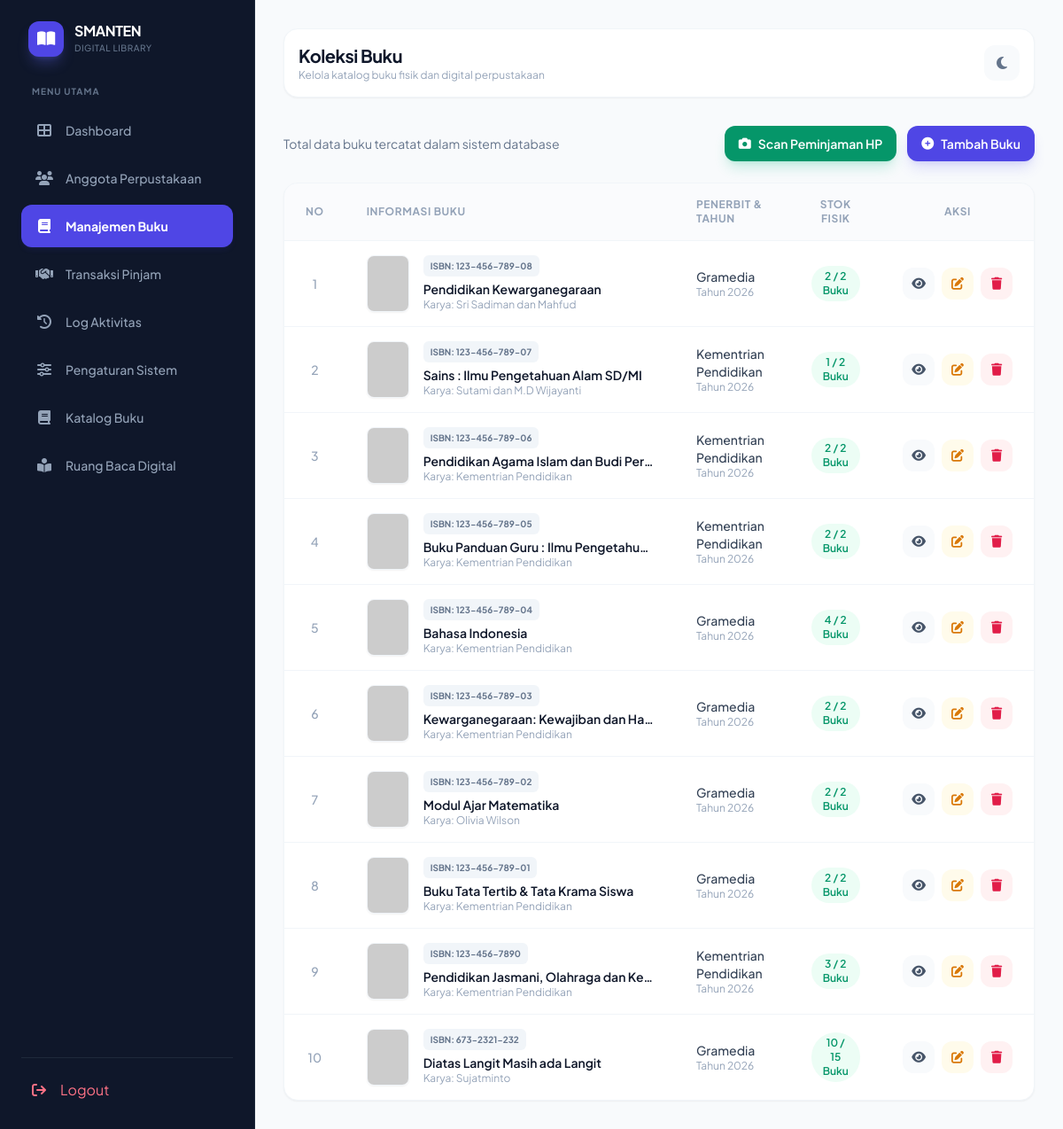
/buku.php (signed in), run on the app's committed database.
### tables this page shows
CREATE TABLE `buku` (
  `id_buku` int(11) NOT NULL,
  `sampul` varchar(255) DEFAULT 'default.jpg',
  `isbn` varchar(20) NOT NULL,
  `judul` varchar(200) NOT NULL,
  `pengarang` varchar(100) NOT NULL,
  `penerbit` varchar(100) NOT NULL,
  `tahun_terbit` year(4) NOT NULL,
  `kategori` varchar(100) NOT NULL,
  `jumlah_total` int(11) NOT NULL,
  `jumlah_tersedia` int(11) NOT NULL,
  `created_at` timestamp NOT NULL DEFAULT current_timestamp() ON UPDATE current_timestamp(),
  `file_pdf` varchar(255) DEFAULT NULL,
  `jumlah_halaman` varchar(255) NOT NULL,
  `deskripsi_buku` varchar(1000) NOT NULL
);

### buku.php (the view, shortened to what this page needs)
<?php
include 'koneksi.php';
$user = $_SESSION['user'];
$role = $user['role'] ?? 'anggota';
?>
<!DOCTYPE html>
<html lang="id">
<head>
    <script src="https://cdn.tailwindcss.com"></script>
    <link rel="stylesheet" href="https://cdnjs.cloudflare.com/ajax/libs/font-awesome/6.5.0/css/all.min.css">
</head>
<body class="bg-slate-50 dark:bg-darkBlue text-slate-800 dark:text-slate-100 min-h-screen transition-colors duration-300">
    <div class="flex min-h-screen relative overflow-x-hidden">
        <aside id="sidebar" class="fixed md:sticky top-0 left-0 z-40 w-72 h-screen bg-slate-900 dark:bg-white border-r border-slate-800 dark:border-slate-200 p-6 flex flex-col justify-between transition-transform duration-300 sidebar-hidden md:transform-none text-slate-300 dark:text-slate-600 transition-colors duration-300">
            <div>
                <div class="flex items-center gap-3 mb-8 px-2">
                    <div class="w-10 h-10 rounded-xl bg-brand flex items-center justify-center text-white shadow-lg shadow-indigo-500/30">
                        <i class="fa fa-book-open text-lg"></i>
                    </div>
                    <div>
                        <h1 class="font-bold text-base tracking-tight leading-none mb-1 text-white dark:text-slate-900">SMANTEN</h1>
                        <p class="text-[10px] text-slate-500 dark:text-slate-400 font-medium uppercase tracking-wider">Digital Library</p>
                    </div>
                </div>
                <nav class="space-y-1.5">
                    <p class="px-3 text-[10px] font-bold text-slate-500 dark:text-slate-400 uppercase tracking-widest mb-3">Menu Utama</p>
                    <a href="dashboard.php" class="flex items-center gap-3.5 px-4 py-3 rounded-xl text-sm font-medium text-slate-400 dark:text-slate-500 hover:bg-slate-800/60 dark:hover:bg-slate-100 hover:text-white dark:hover:text-brand transition-all">
                        <i class="fa fa-th-large text-base w-5 text-center"></i> Dashboard
                    </a>
                    <?php if ($role == 'admin' || $role == 'pustakawan'): ?>
                        <a href="anggota.php" class="flex items-center gap-3.5 px-4 py-3 rounded-xl text-sm font-medium text-slate-400 dark:text-slate-500 hover:bg-slate-800/60 dark:hover:bg-slate-100 hover:text-white dark:hover:text-brand transition-all">
                            <i class="fa fa-users text-base w-5 text-center"></i> Anggota Perpustakaan
                        </a>
                        <a href="buku.php" class="flex items-center gap-3.5 px-4 py-3 rounded-xl text-sm font-bold bg-brand text-white transition-all shadow-md shadow-indigo-600/10">
                            <i class="fa fa-book text-base w-5 text-center"></i> Manajemen Buku
                        </a>
                        <a href="pinjam.php" class="flex items-center gap-3.5 px-4 py-3 rounded-xl text-sm font-medium text-slate-400 dark:text-slate-500 hover:bg-slate-800/60 dark:hover:bg-slate-100 hover:text-white dark:hover:text-brand transition-all">
                            <i class="fa fa-handshake text-base w-5 text-center"></i> Transaksi Pinjam
                        </a>
                        <a href="log.php" class="flex items-center gap-3.5 px-4 py-3 rounded-xl text-sm font-medium text-slate-400 dark:text-slate-500 hover:bg-slate-800/60 dark:hover:bg-slate-100 hover:text-white dark:hover:text-brand transition-all">
                            <i class="fa fa-history text-base w-5 text-center"></i> Log Aktivitas
                        </a>
                        <?php if ($role == 'admin'): ?>
                        <a href="pengaturan.php" class="flex items-center gap-3.5 px-4 py-3 rounded-xl text-sm font-medium text-slate-400 dark:text-slate-500 hover:bg-slate-800/60 dark:hover:bg-slate-100 hover:text-white dark:hover:text-brand transition-all">
                            <i class="fa fa-sliders text-base w-5 text-center"></i> Pengaturan Sistem
                        </a>
                        <a href="daftar_buku.php" class="flex items-center gap-3.5 px-4 py-3 rounded-xl text-sm font-medium text-slate-400 dark:text-slate-500 hover:bg-slate-800/60 dark:hover:bg-slate-100 hover:text-white dark:hover:text-brand transition-all">
                            <i class="fa fa-book text-base w-5 text-center"></i> Katalog Buku
                        </a>
                        <a href="buku_pinjam.php" class="flex items-center gap-3.5 px-4 py-3 rounded-xl text-sm font-medium text-slate-400 dark:text-slate-500 hover:bg-slate-800/60 dark:hover:bg-slate-100 hover:text-white dark:hover:text-brand transition-all">
                            <i class="fa fa-book-reader text-base w-5 text-center"></i> Ruang Baca Digital
                        </a>
                        <?php endif; ?>
                    <?php endif; ?>
                </nav>
            </div>
            <div class="border-t border-slate-800 dark:border-slate-200 pt-4">
                <a href="logout.php" class="flex items-center gap-3 px-3 py-2 text-rose-400 dark:text-rose-600 hover:bg-rose-500/10 dark:hover:bg-rose-50 rounded-xl transition-all">
                    <i class="fa fa-sign-out w-5"></i> Logout
                </a>
            </div>
        </aside>
        <main class="flex-1 p-4 md:p-8 min-w-0">
            <header class="flex items-center justify-between mb-8 bg-white dark:bg-darkCard p-4 rounded-2xl border border-slate-100 dark:border-slate-800/60 shadow-sm transition-colors duration-300">
                <div class="flex items-center gap-4">
                    <div>
                        <h2 class="text-xl font-bold tracking-tight text-slate-900 dark:text-white">Koleksi Buku</h2>
                        <p class="text-xs text-slate-400 hidden sm:block">Kelola katalog buku fisik dan digital perpustakaan</p>
                    </div>
                </div>
                <div class="flex items-center gap-3">
                    <button onclick="toggleDarkMode()" class="w-10 h-10 rounded-xl bg-slate-50 dark:bg-slate-800 hover:bg-slate-100 dark:hover:bg-slate-700/50 flex items-center justify-center text-slate-500 dark:text-slate-400 transition-all">
                        <i id="theme-icon" class="fa fa-moon text-base"></i>
                    </button>
                </div>
            </header>
            <div class="flex flex-col sm:flex-row sm:items-center justify-between gap-4 mb-6">
                <div>
                    <p class="text-sm text-slate-500 dark:text-slate-400">Total data buku tercatat dalam sistem database</p>
                </div>
                <div class="flex items-center gap-3">
                    <?php if ($role == 'admin' || $role == 'pustakawan'): ?>
                        <a href="scan_pinjam.php" class="inline-flex items-center gap-2 bg-emerald-600 hover:bg-emerald-700 text-white text-sm font-semibold px-4 py-2.5 rounded-xl shadow-lg shadow-emerald-500/20 transition-all">
                            <i class="fa fa-camera"></i> Scan Peminjaman HP
                        </a>
                        <a href="tambah_buku.php" class="inline-flex items-center gap-2 bg-brand hover:bg-indigo-700 text-white text-sm font-semibold px-4 py-2.5 rounded-xl shadow-lg shadow-indigo-500/20 transition-all">
                            <i class="fa fa-plus-circle"></i> Tambah Buku
                        </a>
                    <?php endif; ?>
                </div>
            </div>
            <div class="bg-white dark:bg-darkCard rounded-2xl border border-slate-100 dark:border-slate-800 shadow-sm overflow-hidden transition-colors duration-300">
                <div class="overflow-x-auto">
                    <table class="w-full text-left border-collapse">
                        <thead>
                            <tr class="bg-slate-50/70 dark:bg-slate-800/50 border-b border-slate-100 dark:border-slate-800 text-xs font-bold uppercase tracking-wider text-slate-400 dark:text-slate-400">
                                <th class="py-4 px-6 w-16 text-center">No</th>
                                <th class="py-4 px-6">Informasi Buku</th>
                                <th class="py-4 px-6 hidden md:table-cell">Penerbit & Tahun</th>
                                <th class="py-4 px-6 text-center">Stok Fisik</th>
                                <th class="py-4 px-6 text-center w-40">Aksi</th>
                            </tr>
                        </thead>
                        <tbody class="divide-y divide-slate-100 dark:divide-slate-800 text-sm">
                            <?php
                            $no = 1;
                            $query_buku = mysqli_query($conn, "SELECT * FROM buku ORDER BY id_buku DESC");
                            while ($row = mysqli_fetch_assoc($query_buku)) {
                                $cover_path = 'uploads/sampul/' . $row['sampul'];
                                if (!empty($row['sampul']) && file_exists(__DIR__ . '/' . $cover_path)) {
                                    $cover_img = $cover_path;
                                } else {
                                    $cover_img = 'https://via.placeholder.com/120x170?text=No+Cover';
                                }
                            ?>
                            <tr class="hover:bg-slate-50/50 dark:hover:bg-slate-800/30 transition-colors">
                                <td class="py-4 px-6 font-medium text-slate-400 text-center"><?php echo $no++; ?></td>
                                <td class="py-4 px-6">
                                    <div class="flex items-start gap-4">
                                        <img src="<?php echo $cover_img; ?>" alt="Sampul" class="w-12 h-16 object-cover rounded-lg shadow-sm border border-slate-100 dark:border-slate-800 flex-shrink-0">
                                        <div class="min-w-0">
                                            <span class="inline-block text-[10px] font-bold bg-slate-100 dark:bg-slate-800 text-slate-500 dark:text-slate-400 px-2 py-0.5 rounded-md mb-1">
                                                ISBN: <?php echo htmlspecialchars($row['isbn'] ?: '-'); ?>
                                            </span>
                                            <h4 class="font-semibold text-slate-900 dark:text-white truncate max-w-[220px] sm:max-w-xs" title="<?php echo htmlspecialchars($row['judul']); ?>">
                                                <?php echo htmlspecialchars($row['judul']); ?>
                                            </h4>
                                            <p class="text-xs text-slate-400 truncate">Karya: <?php echo htmlspecialchars($row['pengarang']); ?></p>
                                        </div>
                                    </div>
                                </td>
                                <td class="py-4 px-6 hidden md:table-cell">
                                    <p class="font-medium text-slate-700 dark:text-slate-300"><?php echo htmlspecialchars($row['penerbit']); ?></p>
                                    <p class="text-xs text-slate-400">Tahun <?php echo htmlspecialchars($row['tahun_terbit']); ?></p>
                                </td>
                                <td class="py-4 px-6 text-center">
                                    <div class="inline-block px-3 py-1 rounded-full text-xs font-semibold <?php echo ($row['jumlah_tersedia'] > 0) ? 'bg-emerald-50 dark:bg-emerald-950/30 text-emerald-600 dark:text-emerald-400' : 'bg-rose-50 dark:bg-rose-950/30 text-rose-600 dark:text-rose-400'; ?>">
                                        <?php echo htmlspecialchars($row['jumlah_tersedia']); ?> / <?php echo htmlspecialchars($row['jumlah_total']); ?> Buku
                                    </div>
                                </td>
                                <td class="py-4 px-6">
                                    <div class="flex items-center justify-center gap-2">
                                        <a href="view_buku.php?id=<?php echo $row['id_buku']; ?>" class="w-9 h-9 rounded-xl bg-slate-50 dark:bg-slate-800 hover:bg-slate-100 dark:hover:bg-slate-700 text-slate-600 dark:text-slate-300 flex items-center justify-center transition-all" title="Lihat Detail">
                                            <i class="fa fa-eye text-sm"></i>
                                        </a>
                                        <?php if ($role == 'admin' || $role == 'pustakawan'): ?>
                                            <a href="edit_buku.php?id=<?php echo $row['id_buku']; ?>" class="w-9 h-9 rounded-xl bg-amber-50 dark:bg-amber-950/30 hover:bg-amber-100 dark:hover:bg-amber-900/40 text-amber-600 dark:text-amber-400 flex items-center justify-center transition-all" title="Edit Data">
                                                <i class="fa fa-edit text-sm"></i>
                                            </a>
                                            <a href="hapus_buku.php?id=<?php echo $row['id_buku']; ?>" onclick="return confirm('Apakah Anda yakin ingin menghapus buku ini?')" class="w-9 h-9 rounded-xl bg-rose-50 dark:bg-rose-950/30 hover:bg-rose-100 dark:hover:bg-rose-900/40 text-rose-600 dark:text-rose-400 flex items-center justify-center transition-all" title="Hapus Buku">
                                                <i class="fa fa-trash text-sm"></i>
                                            </a>
                                        <?php endif; ?>
                                    </div>
                                </td>
                            </tr>
                            <?php } ?>
                        </tbody>
                    </table>
                </div>
            </div>
        </main>
    </div>
</body>
</html>

### data on the page
buku: isbn "123-456-789-08", judul "Pendidikan Kewarganegaraan", pengarang "Sri Sadiman dan Mahfud", penerbit "Gramedia", tahun_terbit "2026", jumlah_tersedia "2", jumlah_total "2"
buku: isbn "123-456-789-07", judul "Sains : Ilmu Pengetahuan Alam SD/MI", pengarang "Sutami dan M.D Wijayanti", penerbit "Kementrian Pendidikan", tahun_terbit "2026", jumlah_tersedia "1", jumlah_total "2"
buku: isbn "123-456-789-06", judul "Pendidikan Agama Islam dan Budi Per…", pengarang "Kementrian Pendidikan", penerbit "Kementrian Pendidikan", tahun_terbit "2026", jumlah_tersedia "2", jumlah_total "2"
buku: isbn "123-456-789-05", judul "Buku Panduan Guru : Ilmu Pengetahu…", pengarang "Kementrian Pendidikan", penerbit "Kementrian Pendidikan", tahun_terbit "2026", jumlah_tersedia "2", jumlah_total "2"
buku: isbn "123-456-789-04", judul "Bahasa Indonesia", pengarang "Kementrian Pendidikan", penerbit "Gramedia", tahun_terbit "2026", jumlah_tersedia "4", jumlah_total "2"
buku: isbn "123-456-789-03", judul "Kewarganegaraan: Kewajiban dan H…", pengarang "Kementrian Pendidikan", penerbit "Gramedia", tahun_terbit "2026", jumlah_tersedia "2", jumlah_total "2"
buku: isbn "123-456-789-02", judul "Modul Ajar Matematika", pengarang "Olivia Wilson", penerbit "Gramedia", tahun_terbit "2026", jumlah_tersedia "2", jumlah_total "2"
buku: isbn "123-456-789-01", judul "Buku Tata Tertib & Tata Krama Siswa", pengarang "Kementrian Pendidikan", penerbit "Gramedia", tahun_terbit "2026", jumlah_tersedia "2", jumlah_total "2"
buku: isbn "123-456-7890", judul "Pendidikan Jasmani, Olahraga dan Ke…", pengarang "Kementrian Pendidikan", penerbit "Kementrian Pendidikan", tahun_terbit "2026", jumlah_tersedia "3", jumlah_total "2"
buku: isbn "673-2321-232", judul "Diatas Langit Masih ada Langit", pengarang "Sujatminto", penerbit "Gramedia", tahun_terbit "2026", jumlah_tersedia "10", jumlah_total "15"
